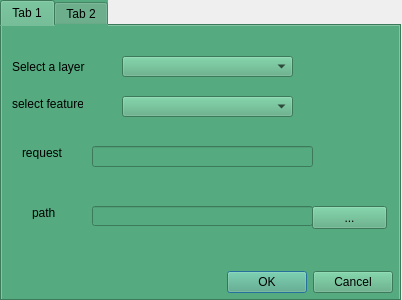
<?xml version="1.0" encoding="UTF-8"?>
<ui version="4.0">
 <class>saveAttributeDialogBase</class>
 <widget class="QDialog" name="saveAttributeDialogBase">
  <property name="geometry">
   <rect>
    <x>0</x>
    <y>0</y>
    <width>402</width>
    <height>300</height>
   </rect>
  </property>
  <property name="windowTitle">
   <string>Save Attributes</string>
  </property>
  <widget class="QTabWidget" name="tabWidget">
   <property name="geometry">
    <rect>
     <x>0</x>
     <y>0</y>
     <width>401</width>
     <height>301</height>
    </rect>
   </property>
   <property name="styleSheet">
    <string notr="true">background:rgb(85, 170, 127)</string>
   </property>
   <property name="currentIndex">
    <number>0</number>
   </property>
   <widget class="QWidget" name="tab">
    <attribute name="title">
     <string>Tab 1</string>
    </attribute>
    <widget class="QLabel" name="label">
     <property name="geometry">
      <rect>
       <x>10</x>
       <y>30</y>
       <width>81</width>
       <height>21</height>
      </rect>
     </property>
     <property name="text">
      <string>Select a layer</string>
     </property>
    </widget>
    <widget class="QComboBox" name="comboBox">
     <property name="geometry">
      <rect>
       <x>120</x>
       <y>30</y>
       <width>171</width>
       <height>21</height>
      </rect>
     </property>
    </widget>
    <widget class="QLabel" name="label_3">
     <property name="geometry">
      <rect>
       <x>10</x>
       <y>70</y>
       <width>71</width>
       <height>16</height>
      </rect>
     </property>
     <property name="text">
      <string>select feature</string>
     </property>
    </widget>
    <widget class="QComboBox" name="comboBox_2">
     <property name="geometry">
      <rect>
       <x>120</x>
       <y>70</y>
       <width>171</width>
       <height>21</height>
      </rect>
     </property>
    </widget>
    <widget class="QLabel" name="label_4">
     <property name="geometry">
      <rect>
       <x>20</x>
       <y>120</y>
       <width>47</width>
       <height>13</height>
      </rect>
     </property>
     <property name="text">
      <string>request</string>
     </property>
    </widget>
    <widget class="QLineEdit" name="lineEdit_2">
     <property name="geometry">
      <rect>
       <x>90</x>
       <y>120</y>
       <width>221</width>
       <height>21</height>
      </rect>
     </property>
    </widget>
    <widget class="QLabel" name="label_2">
     <property name="geometry">
      <rect>
       <x>30</x>
       <y>180</y>
       <width>47</width>
       <height>13</height>
      </rect>
     </property>
     <property name="text">
      <string>path</string>
     </property>
    </widget>
    <widget class="QLineEdit" name="lineEdit">
     <property name="geometry">
      <rect>
       <x>90</x>
       <y>180</y>
       <width>221</width>
       <height>20</height>
      </rect>
     </property>
    </widget>
    <widget class="QPushButton" name="pushButton">
     <property name="geometry">
      <rect>
       <x>310</x>
       <y>180</y>
       <width>75</width>
       <height>23</height>
      </rect>
     </property>
     <property name="text">
      <string>...</string>
     </property>
    </widget>
    <widget class="QDialogButtonBox" name="button_box">
     <property name="geometry">
      <rect>
       <x>50</x>
       <y>240</y>
       <width>341</width>
       <height>32</height>
      </rect>
     </property>
     <property name="orientation">
      <enum>Qt::Horizontal</enum>
     </property>
     <property name="standardButtons">
      <set>QDialogButtonBox::Cancel|QDialogButtonBox::Ok</set>
     </property>
    </widget>
   </widget>
   <widget class="QWidget" name="tab_2">
    <attribute name="title">
     <string>Tab 2</string>
    </attribute>
    <widget class="QComboBox" name="comboBox_3">
     <property name="geometry">
      <rect>
       <x>170</x>
       <y>30</y>
       <width>181</width>
       <height>31</height>
      </rect>
     </property>
    </widget>
    <widget class="QComboBox" name="comboBox_4">
     <property name="geometry">
      <rect>
       <x>170</x>
       <y>90</y>
       <width>181</width>
       <height>31</height>
      </rect>
     </property>
    </widget>
    <widget class="QLabel" name="label_5">
     <property name="geometry">
      <rect>
       <x>40</x>
       <y>40</y>
       <width>61</width>
       <height>16</height>
      </rect>
     </property>
     <property name="text">
      <string>first Layer</string>
     </property>
    </widget>
    <widget class="QLabel" name="label_6">
     <property name="geometry">
      <rect>
       <x>40</x>
       <y>90</y>
       <width>61</width>
       <height>21</height>
      </rect>
     </property>
     <property name="text">
      <string>second layer </string>
     </property>
    </widget>
    <widget class="QPushButton" name="pushButton_2">
     <property name="geometry">
      <rect>
       <x>160</x>
       <y>200</y>
       <width>75</width>
       <height>23</height>
      </rect>
     </property>
     <property name="text">
      <string>Intersection</string>
     </property>
    </widget>
   </widget>
  </widget>
 </widget>
 <resources/>
 <connections>
  <connection>
   <sender>button_box</sender>
   <signal>accepted()</signal>
   <receiver>saveAttributeDialogBase</receiver>
   <slot>accept()</slot>
   <hints>
    <hint type="sourcelabel">
     <x>20</x>
     <y>20</y>
    </hint>
    <hint type="destinationlabel">
     <x>20</x>
     <y>20</y>
    </hint>
   </hints>
  </connection>
  <connection>
   <sender>button_box</sender>
   <signal>rejected()</signal>
   <receiver>saveAttributeDialogBase</receiver>
   <slot>reject()</slot>
   <hints>
    <hint type="sourcelabel">
     <x>20</x>
     <y>20</y>
    </hint>
    <hint type="destinationlabel">
     <x>20</x>
     <y>20</y>
    </hint>
   </hints>
  </connection>
 </connections>
</ui>
